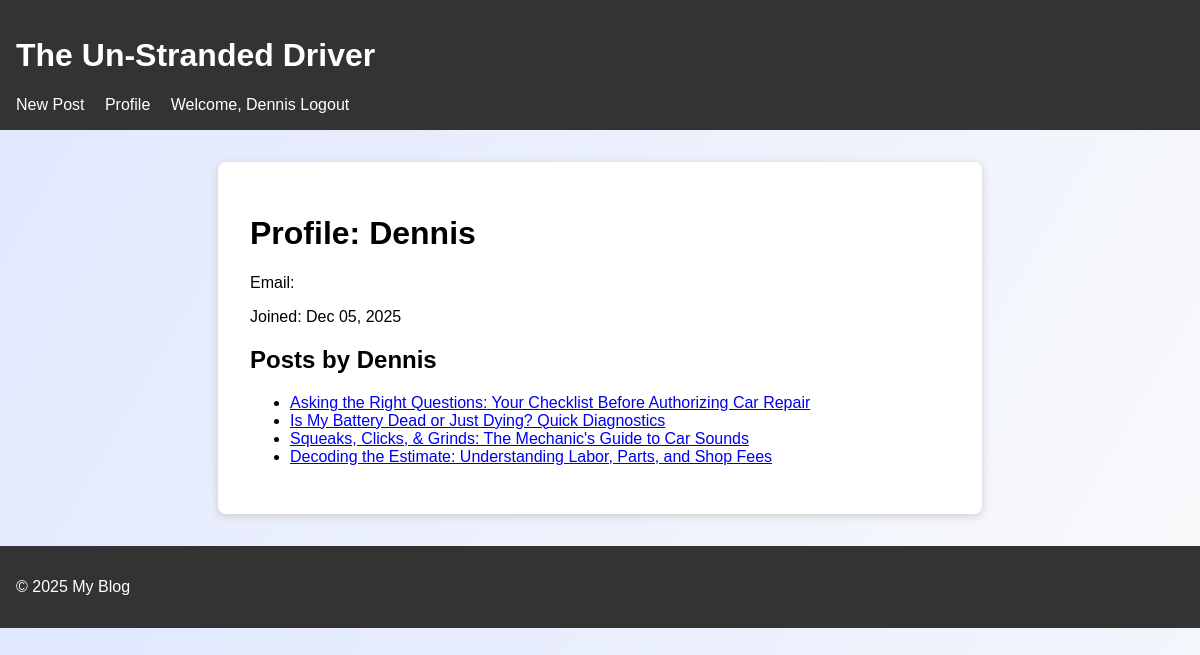
Screenshot of /profile/ (signed in) with the database file from the repository.
### blog/models.py (models this page shows, shortened)
class Post(models.Model):
	title = models.CharField(max_length=200)
	slug = models.SlugField(unique=True)
	author = models.ForeignKey(get_user_model(), on_delete=models.CASCADE, related_name='posts')
	content = models.TextField()
	image = models.ImageField(upload_to='post_images/', blank=True, null=True)
	created_at = models.DateTimeField(auto_now_add=True)
	updated_at = models.DateTimeField(auto_now=True)
	class Meta:
		ordering = ['-created_at']

### blog/views.py (the view)
# urls.py: path('profile/', views.profile, name='profile'),
@login_required
def profile(request, username=None):
	if username:
		user = get_object_or_404(User, username=username)
	else:
		user = request.user
	return render(request, 'blog/profile.html', {'profile_user': user})

### blog/templates/blog/profile.html
{% extends 'blog/base.html' %}
{% block content %}
  <h1>Profile: {{ profile_user.username }}</h1>
  <p>Email: {{ profile_user.email }}</p>
  <p>Joined: {{ profile_user.date_joined|date:'M d, Y' }}</p>
  <h2>Posts by {{ profile_user.username }}</h2>
  <ul>
    {% for post in profile_user.posts.all %}
      <li><a href="{% url 'blog:post_detail' slug=post.slug %}">{{ post.title }}</a></li>
    {% empty %}
      <li>No posts yet.</li>
    {% endfor %}
  </ul>
{% endblock %}

### blog/templates/blog/base.html (shortened to what this page needs)
{% load static %}
<!DOCTYPE html>
<html lang="en">
<head>
    <link rel="stylesheet" href="{% static 'blog/style.css' %}">
</head>
<body>
    <header>
        <h1><a href="{% url 'blog:post_list' %}" aria-label="Home">The Un-Stranded Driver</a></h1>
        <nav aria-label="Main navigation">
            <a href="{% url 'blog:post_create' %}" aria-label="Create new post">New Post</a>
            {% if user.is_authenticated %}
                <a href="{% url 'blog:profile' %}" aria-label="View profile">Profile</a>
                <span aria-live="polite">Welcome, {{ user.username }}</span>
                <a href="/admin/logout/" aria-label="Logout">Logout</a>
            {% else %}
                <a href="{% url 'blog:register' %}" aria-label="Register">Register</a>
                <a href="/admin/login/" aria-label="Login">Login</a>
            {% endif %}
        </nav>
    </header>
    <main>
        {% block content %}{% endblock %}
    </main>
    <footer>
        <p>&copy; {{ year|default:2025 }} My Blog</p>
    </footer>
</body>
</html>

### static/blog/style.css (style rules this page uses)
body { font-family: Arial, sans-serif; background: linear-gradient(120deg, #e0e7ff 0%, #f9fafb 100%); margin: 0; }
header, footer { background: #333; color: #fff; padding: 1em; }
header a, footer a { color: #fff; text-decoration: none; }
main { max-width: 700px; margin: 2em auto; background: #fff; padding: 2em; border-radius: 8px; box-shadow: 0 2px 8px #ccc; }
nav a { margin-right: 1em; }

### rows the page displays
Post: title "Asking the Right Questions: Your Checklist Before Authorizing Car Repair"
Post: title "Is My Battery Dead or Just Dying? Quick Diagnostics"
Post: title "Squeaks, Clicks, & Grinds: The Mechanic's Guide to Car Sounds"
Post: title "Decoding the Estimate: Understanding Labor, Parts, and Shop Fees"

### other values shown
{{ user.username }} "Dennis"
{{ profile_user.username }} "Dennis"
{{ profile_user.date_joined|date:'M d, Y' }} "Dec 05, 2025"
{{ year|default:2025 }} "2025"
